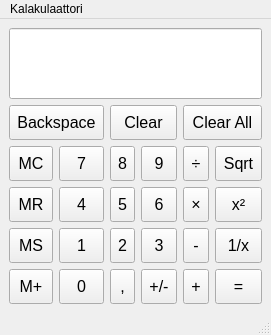
<?xml version="1.0" encoding="UTF-8"?>
<ui version="4.0">
 <class>MainWindow</class>
 <widget class="QMainWindow" name="MainWindow">
  <property name="geometry">
   <rect>
    <x>0</x>
    <y>0</y>
    <width>265</width>
    <height>335</height>
   </rect>
  </property>
  <property name="windowTitle">
   <string>MainWindow</string>
  </property>
  <property name="autoFillBackground">
   <bool>false</bool>
  </property>
  <widget class="QWidget" name="centralwidget">
   <layout class="QGridLayout" name="gridLayout">
    <item row="0" column="0" colspan="6">
     <widget class="QLineEdit" name="lineEdit">
      <property name="sizePolicy">
       <sizepolicy hsizetype="Expanding" vsizetype="Expanding">
        <horstretch>0</horstretch>
        <verstretch>0</verstretch>
       </sizepolicy>
      </property>
      <property name="font">
       <font>
        <pointsize>42</pointsize>
       </font>
      </property>
     </widget>
    </item>
    <item row="1" column="0" colspan="2">
     <widget class="QToolButton" name="Backspace">
      <property name="sizePolicy">
       <sizepolicy hsizetype="Expanding" vsizetype="Expanding">
        <horstretch>0</horstretch>
        <verstretch>0</verstretch>
       </sizepolicy>
      </property>
      <property name="font">
       <font>
        <pointsize>12</pointsize>
       </font>
      </property>
      <property name="text">
       <string>Backspace</string>
      </property>
     </widget>
    </item>
    <item row="1" column="2" colspan="2">
     <widget class="QToolButton" name="Clear">
      <property name="sizePolicy">
       <sizepolicy hsizetype="Expanding" vsizetype="Expanding">
        <horstretch>0</horstretch>
        <verstretch>0</verstretch>
       </sizepolicy>
      </property>
      <property name="font">
       <font>
        <pointsize>12</pointsize>
       </font>
      </property>
      <property name="text">
       <string>Clear</string>
      </property>
     </widget>
    </item>
    <item row="1" column="4" colspan="2">
     <widget class="QToolButton" name="ClearAll">
      <property name="sizePolicy">
       <sizepolicy hsizetype="Expanding" vsizetype="Expanding">
        <horstretch>0</horstretch>
        <verstretch>0</verstretch>
       </sizepolicy>
      </property>
      <property name="font">
       <font>
        <pointsize>12</pointsize>
       </font>
      </property>
      <property name="text">
       <string>Clear All</string>
      </property>
     </widget>
    </item>
    <item row="2" column="0">
     <widget class="QToolButton" name="MC">
      <property name="sizePolicy">
       <sizepolicy hsizetype="Expanding" vsizetype="Expanding">
        <horstretch>0</horstretch>
        <verstretch>0</verstretch>
       </sizepolicy>
      </property>
      <property name="font">
       <font>
        <pointsize>12</pointsize>
       </font>
      </property>
      <property name="text">
       <string>MC</string>
      </property>
     </widget>
    </item>
    <item row="2" column="1">
     <widget class="QToolButton" name="B7">
      <property name="sizePolicy">
       <sizepolicy hsizetype="Expanding" vsizetype="Expanding">
        <horstretch>0</horstretch>
        <verstretch>0</verstretch>
       </sizepolicy>
      </property>
      <property name="font">
       <font>
        <pointsize>12</pointsize>
       </font>
      </property>
      <property name="text">
       <string>7</string>
      </property>
     </widget>
    </item>
    <item row="2" column="2">
     <widget class="QToolButton" name="B8">
      <property name="sizePolicy">
       <sizepolicy hsizetype="Expanding" vsizetype="Expanding">
        <horstretch>0</horstretch>
        <verstretch>0</verstretch>
       </sizepolicy>
      </property>
      <property name="font">
       <font>
        <pointsize>12</pointsize>
       </font>
      </property>
      <property name="text">
       <string>8</string>
      </property>
     </widget>
    </item>
    <item row="2" column="3">
     <widget class="QToolButton" name="B9">
      <property name="sizePolicy">
       <sizepolicy hsizetype="Expanding" vsizetype="Expanding">
        <horstretch>0</horstretch>
        <verstretch>0</verstretch>
       </sizepolicy>
      </property>
      <property name="font">
       <font>
        <pointsize>12</pointsize>
       </font>
      </property>
      <property name="text">
       <string>9</string>
      </property>
     </widget>
    </item>
    <item row="2" column="4">
     <widget class="QToolButton" name="Jako">
      <property name="sizePolicy">
       <sizepolicy hsizetype="Expanding" vsizetype="Expanding">
        <horstretch>0</horstretch>
        <verstretch>0</verstretch>
       </sizepolicy>
      </property>
      <property name="font">
       <font>
        <pointsize>12</pointsize>
       </font>
      </property>
      <property name="text">
       <string>÷</string>
      </property>
     </widget>
    </item>
    <item row="2" column="5">
     <widget class="QToolButton" name="Neliojuuri">
      <property name="sizePolicy">
       <sizepolicy hsizetype="Expanding" vsizetype="Expanding">
        <horstretch>0</horstretch>
        <verstretch>0</verstretch>
       </sizepolicy>
      </property>
      <property name="font">
       <font>
        <pointsize>12</pointsize>
       </font>
      </property>
      <property name="text">
       <string>Sqrt</string>
      </property>
     </widget>
    </item>
    <item row="3" column="0">
     <widget class="QToolButton" name="MR">
      <property name="sizePolicy">
       <sizepolicy hsizetype="Expanding" vsizetype="Expanding">
        <horstretch>0</horstretch>
        <verstretch>0</verstretch>
       </sizepolicy>
      </property>
      <property name="font">
       <font>
        <pointsize>12</pointsize>
       </font>
      </property>
      <property name="text">
       <string>MR</string>
      </property>
     </widget>
    </item>
    <item row="3" column="1">
     <widget class="QToolButton" name="B4">
      <property name="sizePolicy">
       <sizepolicy hsizetype="Expanding" vsizetype="Expanding">
        <horstretch>0</horstretch>
        <verstretch>0</verstretch>
       </sizepolicy>
      </property>
      <property name="font">
       <font>
        <pointsize>12</pointsize>
       </font>
      </property>
      <property name="text">
       <string>4</string>
      </property>
     </widget>
    </item>
    <item row="3" column="2">
     <widget class="QToolButton" name="B5">
      <property name="sizePolicy">
       <sizepolicy hsizetype="Expanding" vsizetype="Expanding">
        <horstretch>0</horstretch>
        <verstretch>0</verstretch>
       </sizepolicy>
      </property>
      <property name="font">
       <font>
        <pointsize>12</pointsize>
       </font>
      </property>
      <property name="text">
       <string>5</string>
      </property>
     </widget>
    </item>
    <item row="3" column="3">
     <widget class="QToolButton" name="B6">
      <property name="sizePolicy">
       <sizepolicy hsizetype="Expanding" vsizetype="Expanding">
        <horstretch>0</horstretch>
        <verstretch>0</verstretch>
       </sizepolicy>
      </property>
      <property name="font">
       <font>
        <pointsize>12</pointsize>
       </font>
      </property>
      <property name="text">
       <string>6</string>
      </property>
     </widget>
    </item>
    <item row="3" column="4">
     <widget class="QToolButton" name="Kerto">
      <property name="sizePolicy">
       <sizepolicy hsizetype="Expanding" vsizetype="Expanding">
        <horstretch>0</horstretch>
        <verstretch>0</verstretch>
       </sizepolicy>
      </property>
      <property name="font">
       <font>
        <pointsize>12</pointsize>
       </font>
      </property>
      <property name="text">
       <string>×</string>
      </property>
     </widget>
    </item>
    <item row="3" column="5">
     <widget class="QToolButton" name="x2">
      <property name="sizePolicy">
       <sizepolicy hsizetype="Expanding" vsizetype="Expanding">
        <horstretch>0</horstretch>
        <verstretch>0</verstretch>
       </sizepolicy>
      </property>
      <property name="font">
       <font>
        <pointsize>12</pointsize>
       </font>
      </property>
      <property name="text">
       <string>x²</string>
      </property>
     </widget>
    </item>
    <item row="4" column="0">
     <widget class="QToolButton" name="MS">
      <property name="sizePolicy">
       <sizepolicy hsizetype="Expanding" vsizetype="Expanding">
        <horstretch>0</horstretch>
        <verstretch>0</verstretch>
       </sizepolicy>
      </property>
      <property name="font">
       <font>
        <pointsize>12</pointsize>
       </font>
      </property>
      <property name="text">
       <string>MS</string>
      </property>
     </widget>
    </item>
    <item row="4" column="1">
     <widget class="QToolButton" name="B1">
      <property name="sizePolicy">
       <sizepolicy hsizetype="Expanding" vsizetype="Expanding">
        <horstretch>0</horstretch>
        <verstretch>0</verstretch>
       </sizepolicy>
      </property>
      <property name="font">
       <font>
        <pointsize>12</pointsize>
       </font>
      </property>
      <property name="text">
       <string>1</string>
      </property>
     </widget>
    </item>
    <item row="4" column="2">
     <widget class="QToolButton" name="B2">
      <property name="sizePolicy">
       <sizepolicy hsizetype="Expanding" vsizetype="Expanding">
        <horstretch>0</horstretch>
        <verstretch>0</verstretch>
       </sizepolicy>
      </property>
      <property name="font">
       <font>
        <pointsize>12</pointsize>
       </font>
      </property>
      <property name="text">
       <string>2</string>
      </property>
     </widget>
    </item>
    <item row="4" column="3">
     <widget class="QToolButton" name="B3">
      <property name="sizePolicy">
       <sizepolicy hsizetype="Expanding" vsizetype="Expanding">
        <horstretch>0</horstretch>
        <verstretch>0</verstretch>
       </sizepolicy>
      </property>
      <property name="font">
       <font>
        <pointsize>12</pointsize>
       </font>
      </property>
      <property name="text">
       <string>3</string>
      </property>
     </widget>
    </item>
    <item row="4" column="4">
     <widget class="QToolButton" name="Miinus">
      <property name="sizePolicy">
       <sizepolicy hsizetype="Expanding" vsizetype="Expanding">
        <horstretch>0</horstretch>
        <verstretch>0</verstretch>
       </sizepolicy>
      </property>
      <property name="font">
       <font>
        <pointsize>12</pointsize>
       </font>
      </property>
      <property name="text">
       <string>-</string>
      </property>
     </widget>
    </item>
    <item row="4" column="5">
     <widget class="QToolButton" name="YksiKauttaX">
      <property name="sizePolicy">
       <sizepolicy hsizetype="Expanding" vsizetype="Expanding">
        <horstretch>0</horstretch>
        <verstretch>0</verstretch>
       </sizepolicy>
      </property>
      <property name="font">
       <font>
        <pointsize>12</pointsize>
       </font>
      </property>
      <property name="text">
       <string>1/x</string>
      </property>
     </widget>
    </item>
    <item row="5" column="0">
     <widget class="QToolButton" name="Mplus">
      <property name="sizePolicy">
       <sizepolicy hsizetype="Expanding" vsizetype="Expanding">
        <horstretch>0</horstretch>
        <verstretch>0</verstretch>
       </sizepolicy>
      </property>
      <property name="font">
       <font>
        <pointsize>12</pointsize>
       </font>
      </property>
      <property name="text">
       <string>M+</string>
      </property>
     </widget>
    </item>
    <item row="5" column="1">
     <widget class="QToolButton" name="B0">
      <property name="sizePolicy">
       <sizepolicy hsizetype="Expanding" vsizetype="Expanding">
        <horstretch>0</horstretch>
        <verstretch>0</verstretch>
       </sizepolicy>
      </property>
      <property name="font">
       <font>
        <pointsize>12</pointsize>
       </font>
      </property>
      <property name="text">
       <string>0</string>
      </property>
     </widget>
    </item>
    <item row="5" column="2">
     <widget class="QToolButton" name="Pilkku">
      <property name="sizePolicy">
       <sizepolicy hsizetype="Expanding" vsizetype="Expanding">
        <horstretch>0</horstretch>
        <verstretch>0</verstretch>
       </sizepolicy>
      </property>
      <property name="font">
       <font>
        <pointsize>12</pointsize>
       </font>
      </property>
      <property name="text">
       <string>,</string>
      </property>
     </widget>
    </item>
    <item row="5" column="3">
     <widget class="QToolButton" name="PlusMiinus">
      <property name="sizePolicy">
       <sizepolicy hsizetype="Expanding" vsizetype="Expanding">
        <horstretch>0</horstretch>
        <verstretch>0</verstretch>
       </sizepolicy>
      </property>
      <property name="font">
       <font>
        <pointsize>12</pointsize>
       </font>
      </property>
      <property name="text">
       <string>+/-</string>
      </property>
     </widget>
    </item>
    <item row="5" column="4">
     <widget class="QToolButton" name="Plus">
      <property name="sizePolicy">
       <sizepolicy hsizetype="Expanding" vsizetype="Expanding">
        <horstretch>0</horstretch>
        <verstretch>0</verstretch>
       </sizepolicy>
      </property>
      <property name="font">
       <font>
        <pointsize>12</pointsize>
       </font>
      </property>
      <property name="text">
       <string>+</string>
      </property>
     </widget>
    </item>
    <item row="5" column="5">
     <widget class="QToolButton" name="Onyhtakuin">
      <property name="sizePolicy">
       <sizepolicy hsizetype="Expanding" vsizetype="Expanding">
        <horstretch>0</horstretch>
        <verstretch>0</verstretch>
       </sizepolicy>
      </property>
      <property name="font">
       <font>
        <pointsize>12</pointsize>
       </font>
      </property>
      <property name="text">
       <string>=</string>
      </property>
     </widget>
    </item>
   </layout>
  </widget>
  <widget class="QMenuBar" name="menubar">
   <property name="geometry">
    <rect>
     <x>0</x>
     <y>0</y>
     <width>265</width>
     <height>21</height>
    </rect>
   </property>
   <widget class="QMenu" name="menuKalakulaattori">
    <property name="title">
     <string>Kalakulaattori</string>
    </property>
   </widget>
   <addaction name="menuKalakulaattori"/>
  </widget>
  <widget class="QStatusBar" name="statusbar"/>
 </widget>
 <resources/>
 <connections/>
</ui>
